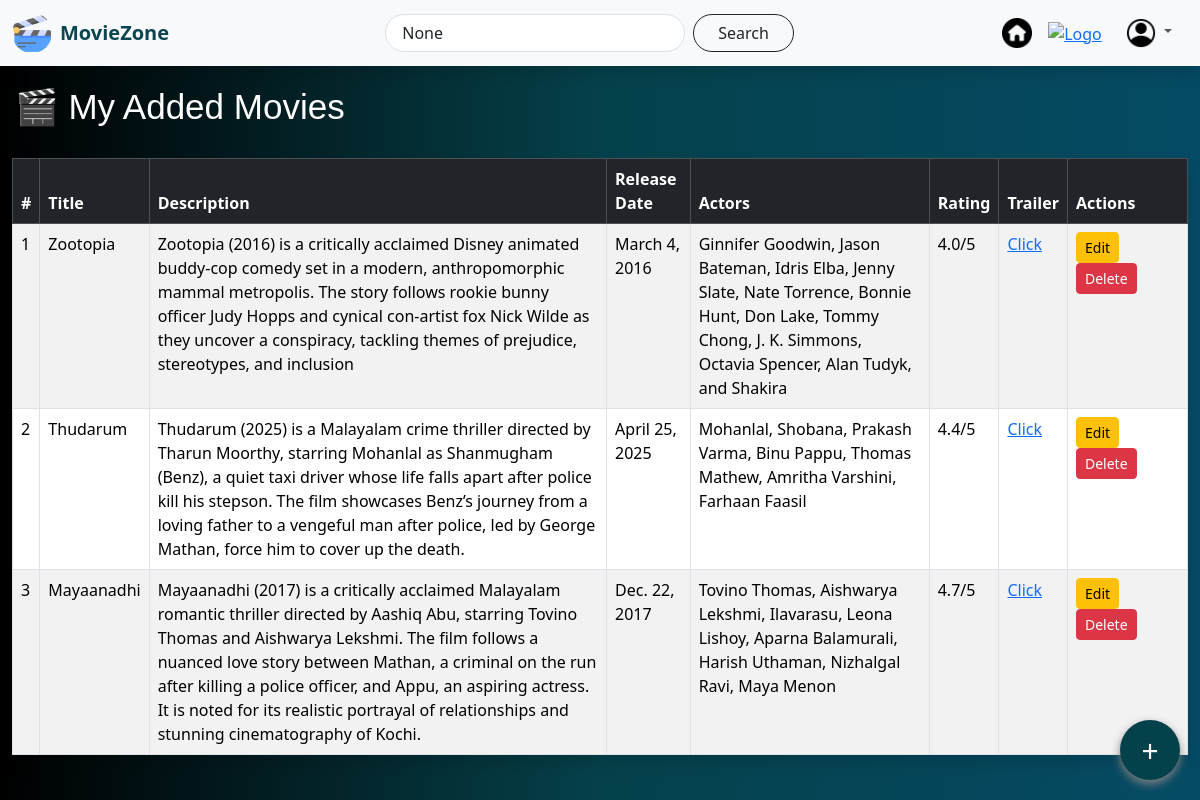
Page /single-user-movies/ (signed in) on the committed database.
### moviezoneapp/models.py (models this page shows, shortened)
class Movie(models.Model):
    title = models.CharField(max_length=200)
    poster = models.ImageField(upload_to='movies/')
    description = models.TextField()
    release_date = models.DateField()
    actors = models.CharField(max_length=300)
    rating = models.FloatField(default=0.0)
    category = models.ForeignKey(Category, on_delete=models.CASCADE)
    user = models.ForeignKey(Customer,on_delete=models.CASCADE)
    trailer_link = models.URLField()

### moviezoneapp/views.py (the view)
# urls.py: path("single-user-movies/", views.single_user_movies,name="single_user_movies"),
def single_user_movies(request):
    if not request.session.get('user_id'):
        return redirect('login_user')
    user_id = request.session['user_id']
    movies = Movie.objects.filter(user=user_id)
    query = request.GET.get('q')
    if query:
        movies = movies.filter(title__icontains=query)
    context = {
        'movies': movies,
        'query': query
    }
    return render(request, "single_user_movies.html", context)

### moviezoneapp/templates/single_user_movies.html (shortened to what this page needs)
{% load static %}
<!DOCTYPE html>
<html lang="en">
<head>
    <link href="https://cdn.jsdelivr.net/npm/bootstrap@5.3.8/dist/css/bootstrap.min.css" rel="stylesheet">
</head>
<body>
    <nav class="navbar navbar-expand-lg navbar-light bg-light shadow">
            <div class="container-fluid">
                <a class="navbar-brand d-flex align-items-center" href="{% url 'home' %}">
                    <img src="{% static 'images/logo.png' %}" alt="Logo" width="40" height="40" class="me-2 rounded-circle">
                    <span class="fw-bold" style="color: rgb(10, 69, 80);">MovieZone</span>
                </a>
                <div class="collapse navbar-collapse justify-content-end" id="navbarContent">
                    <form class="d-flex mx-auto" method="GET" action="">
                        <input class="form-control me-2 rounded-pill px-3" type="search" name="q" placeholder="Search movies..." value="{{ query }}" style="width: 300px;">
                        <button class="btn btn-outline-dark rounded-pill px-4" type="submit">Search</button>
                    </form>
                    <ul class="navbar-nav align-items-center">
                        <li class="nav-item mx-2">
                           <a href="{% url 'home' %}">
                                <img src="{% static 'images/home.png' %}" alt="Logo" width="30" height="30">
                           </a>
                        </li>
                        <li class="nav-item mx-2">
                           <a href="{% url 'favorite_display' %}">
                                <img src="{% static 'images/Wishlist.png' %}" alt="Logo" width="30" height="30">
                           </a>
                        </li>
                        <li class="mx-2 nav-item dropdown">
                            <a class="nav-link dropdown-toggle" href="#"  id="navbarDropdown" role="button" data-bs-toggle="dropdown">
                                <img src="{% static 'images/account.png' %}" alt="Logo" width="30" height="30">
                            </a>
                        </li>
                    </ul>
                </div>
            </div>
        </nav>
        <p>🎬 My Added Movies</p>
        <div class="container-fluid mt-4">
            <table class="table table-bordered table-striped table-hover shadow">
                <thead class="table-dark">
                    <tr>
                        <th>#</th>
                        <th>Title</th>
                        <th>Description</th>
                        <th>Release Date</th>
                        <th>Actors</th>
                        <th>Rating</th>
                        <th>Trailer</th>
                        <th style="width: 120px;">Actions</th>
                    </tr>
                </thead>
                <tbody>
                    {% for movie in movies %}
                    <tr>
                        <td>{{ forloop.counter }}</td>
                        <td>{{ movie.title }}</td>
                        <td>{{ movie.description}}</td>
                        <td>{{ movie.release_date }}</td>
                        <td>{{ movie.actors }}</td>
                        <td>{{ movie.rating }}/5</td>
                        <td>
                            <a href="{{ movie.trailer_link }}" target="_blank">Click</a>
                        </td>
                        <td>
                            <a href="{% url 'edit_movie' movie.id %}" class="btn btn-sm btn-warning">Edit</a>
                            <a href="{% url 'delete_movie' movie.id %}" class="btn btn-sm btn-danger" onclick="return confirm('Are you sure? You want to delete the movie {{movie.title}}')">Delete</a>
                        </td>
                    </tr>
                    {% empty %}
                    <tr>
                        <td colspan="8" class="text-center">No movies added yet 😢</td>
                    </tr>
                    {% endfor %}
                </tbody>
            </table>
        </div>
        <a href="{% url 'add_movies' %}" title="Add Movie" class="floating-btn d-flex align-items-center justify-content-center text-decoration-none">
            +
        </a>
</body>
</html>

### moviezoneapp/templates/single_user_movies.html (style rules this page uses)
body { background: linear-gradient(to right, black,rgb(5, 65, 75), rgb(5, 75, 101)); }
p { color: white; margin: 15px; font-size: 35px; font-family: 'Gill Sans', 'Gill Sans MT', Calibri, 'Trebuchet MS', sans-serif; }
.floating-btn { position: fixed; bottom: 20px; right: 20px; background-color: rgb(5, 65, 75); color: white; border: none; border-radius: 50%; width: 60px; height: 60px; font-size: 30px; box-shadow: 0px 4px 10px grey; cursor: pointer; }

### rows in the picture
Movie: title "Zootopia", description "Zootopia (2016) is a critically acclaimed Disney animated buddy-cop comedy set in a modern, anthropomorphic mammal metropolis. The story follows rookie bunny officer Judy Hopps and cynical con-artist fox Nick Wilde as they uncover a conspiracy, tackling themes of prejudice, stereotypes, and inclusion", release_date "March 4, 2016", actors "Ginnifer Goodwin, Jason Bateman, Idris Elba, Jenny Slate, Nate Torrence, Bonnie Hunt, Don Lake, Tommy Chong, J. K. Simmons, Octavia Spencer, Alan Tudyk, and Shakira", rating "4.0"
Movie: title "Thudarum", description "Thudarum (2025) is a Malayalam crime thriller directed by Tharun Moorthy, starring Mohanlal as Shanmugham (Benz), a quiet taxi driver whose life falls apart after police kill his stepson. The film showcases Benz’s journey from a loving father to a vengeful man after police, led by George Mathan, force him to cover up the death.", release_date "April 25, 2025", actors "Mohanlal, Shobana, Prakash Varma, Binu Pappu, Thomas Mathew, Amritha Varshini, Farhaan Faasil", rating "4.4"
Movie: title "Mayaanadhi", description "Mayaanadhi (2017) is a critically acclaimed Malayalam romantic thriller directed by Aashiq Abu, starring Tovino Thomas and Aishwarya Lekshmi. The film follows a nuanced love story between Mathan, a criminal on the run after killing a police officer, and Appu, an aspiring actress. It is noted for its realistic portrayal of relationships and stunning cinematography of Kochi.", release_date "Dec. 22, 2017", actors "Tovino Thomas, Aishwarya Lekshmi, Ilavarasu, Leona Lishoy, Aparna Balamurali, Harish Uthaman, Nizhalgal Ravi, Maya Menon", rating "4.7"
